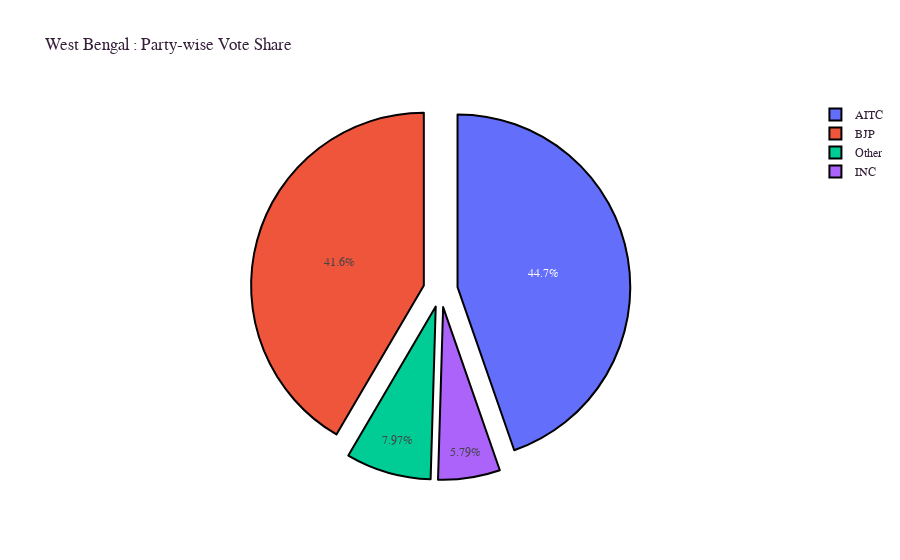

Notebook source saved alongside this figure:
### Markdown cell above
**West Bengal:** West Bengal remained the newsmaker of the 2019 Lok Sabha polls, with violence including crude bombs, lathi charges and repeated political clashes and claims of attacks from candidates became the talking point in the state as polling was held in all seven phases spread across two months in the politically important state. Bengal has 42 Lok Sabha constituencies, of which the Trinamool won 34 in 2014. The Congress managed four and the Left two. The BJP secured only two, despite the Narendra Modi wave in the country that year. The state which was considered to be a bastion for the Left Wing has now become a stronghold for the Trinamool Congress.
<img src=https://images.hindustantimes.com/rf/image_size_630x354/HT/p2/2019/05/26/Pictures/mamata-supremo-banerjee-west-bengal-chief-minister_73f1c2d4-7f98-11e9-9a75-14b5d08877bf.jpg>

### Code cell
# Battleground West Bengal
bengal_df = pd.DataFrame(data=df_NOTA[df_NOTA['STATE'] == 'West Bengal'])
bengal_df_vote = pd.DataFrame(data=bengal_df.groupby('PARTY')['TOTALVOTES'].sum())
bengal_df_vote.sort_values(by='TOTALVOTES', ascending=False, inplace=True)
bengal_df_vote.reset_index(level=0, inplace=True)
bengal_df_vote['Category'] = bengal_df_vote.apply(sort_party, axis=1)
bengal_vote_count = bengal_df_vote.groupby('Category')['TOTALVOTES'].sum()

vote_share_top5 = bengal_df_vote.groupby('PARTY')['TOTALVOTES'].sum().nlargest(5).index.tolist()
# Visualize Party-wise vote share
bengal_fig = go.Figure(go.Pie(labels=bengal_vote_count.index, 
                                  values=bengal_vote_count.values,
                                  pull=[0.1, 0.1, 0.1, 0.1, 0.1, 0.1],
                                  marker=dict(line=dict(color="#000000", 
                                                        width=2))))
bengal_fig.update_layout(title_text='West Bengal : Party-wise Vote Share',
                             font_family="Courier New",
                             font_color="#351f39",
                             title_font_family="Courier New",
                             title_font_color="#351f39")
bengal_fig.show()

### Figure 1 — Plotly figure (JSON) as saved in the notebook; plotly's stock layout.template omitted (floating-point values rounded to 4 significant figures)
{"data": [{"labels": ["AITC", "BJP", "INC", "Other"], "marker": {"line": {"color": "#000000", "width": 2}}, "pull": [0.1, 0.1, 0.1, 0.1, 0.1, 0.1], "type": "pie", "values": [24757345, 23028517, 3210491, 4418586]}], "layout": {"font": {"color": "#351f39", "family": "Courier New"}, "title": {"font": {"color": "#351f39", "family": "Courier New"}, "text": "West Bengal : Party-wise Vote Share"}}}
